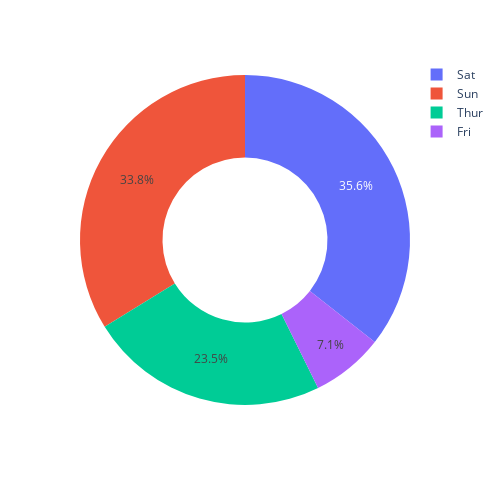

Write notebook code for a chart like this one.
### Code cell
figure = px.pie(data, 
             values='tip', 
             names='day',
             hole = 0.5,
             height=500, width=500)
figure.show()

### Figure 1 — Plotly figure (JSON) as saved in the notebook; plotly's stock layout.template omitted (floating-point values rounded to 4 significant figures; data arrays with more than 128 entries replaced by an {"elided": "..."} marker saying what was removed)
{"data": [{"domain": {"x": [0, 1], "y": [0, 1]}, "hole": 0.5, "hovertemplate": "day=%{label}<br>tip=%{value}<extra></extra>", "labels": {"elided": "244 str values"}, "legendgroup": "", "name": "", "showlegend": true, "type": "pie", "values": {"elided": "244 float values"}}], "layout": {"height": 500, "legend": {"tracegroupgap": 0}, "margin": {"t": 60}, "width": 500}}
